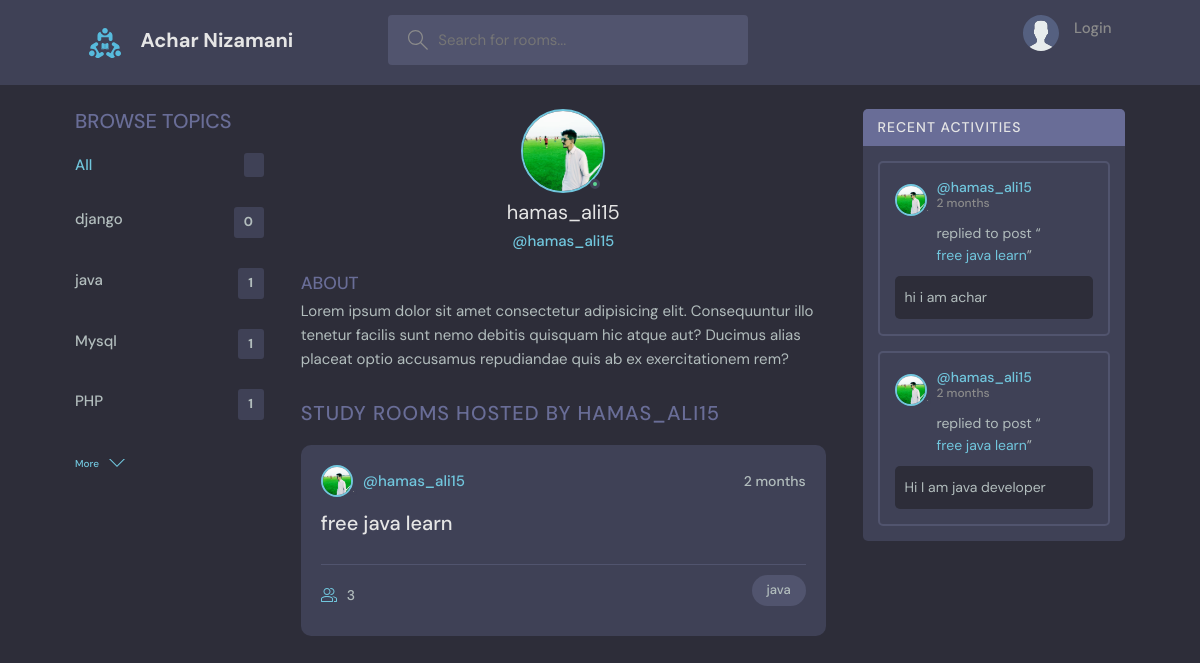
The app's page /user-profile/10/ with its own data.
### base/models.py (models this page shows, shortened)
class Topic(models.Model):
    name=models.CharField(max_length=200)

class User(AbstractUser):
    name=models.CharField(max_length=50 ,null=True)
    username=models.CharField(unique=True,max_length=50 ,null=True)
    email=models.EmailField(unique=True, null=True)
    bio=models.TextField(null=True)
    avtar=models.ImageField(null=True, default='avatar.svg')
    USERNAME_FIELD='email'
    REQUIRED_FIELDS=['username']

class Room(models.Model):
    host = models.ForeignKey(User, on_delete=models.SET_NULL, null=True)
    topic = models.ForeignKey(Topic, on_delete=models.SET_NULL, null=True)
    name = models.CharField(max_length=200)
    admin = models.CharField(max_length=200)
    description = models.TextField(null=True, blank=True)
    participents = models.ManyToManyField(User, related_name='participents', blank=True)
    updated = models.DateTimeField(auto_now=True)
    created = models.DateTimeField(auto_now_add=True)
    class Meta:
        ordering = ['-updated', '-created']

class Message(models.Model):
    user= models.ForeignKey(User, on_delete=models.CASCADE)
    room= models.ForeignKey(Room, on_delete=models.CASCADE)
    body= models.TextField()
    updated= models.DateTimeField(auto_now=True)
    created= models.DateTimeField(auto_now_add=True)
    class Meta:
         ordering = ['-updated', '-created']

### base/views.py (the view)
# urls.py: path('user-profile/<str:pk>/', views.userProfile, name="user-profile"),
def userProfile(request,pk):
    all_rooms= Room.objects.all()
    room_count=all_rooms.count()
    user= User.objects.get(id=pk)
    rooms = user.room_set.all()
    room_msg = user.message_set.all()
    topics=Topic.objects.all()
    context={ 'user':user , 'rooms': rooms , 'room_message':room_msg ,'topics':topics , 'room_count': room_count}
    return render(request,'base/user_profile.html',context)

### base/templates/base/user_profile.html (shortened to what this page needs)
{% extends 'main_template.html' %} {% block content %}
  <main class="profile-page layout layout--3">
    <div class="container">
      {% include "base/topic_components.html" %}
      <div class="roomList">
        <div class="profile">
          <div class="profile__avatar">
            <div class="avatar avatar--large active">
              <img src="{{user.avtar.url}}" />
            </div>
          </div>
          <div class="profile__info">
            <h3>{{user.username}}</h3>
            <p>@{{user.username}}</p>
          </div>
          <div class="profile__about">
            <h3>About</h3>
            <p>
              Lorem ipsum dolor sit amet consectetur adipisicing elit. Consequuntur illo tenetur
              facilis sunt nemo debitis quisquam hic atque aut? Ducimus alias placeat optio
              accusamus repudiandae quis ab ex exercitationem rem?
            </p>
          </div>
        </div>
        <div class="roomList__header">
          <div>
            <h2>Study Rooms Hosted by {{user.username}}</a>
            </h2>
          </div>
        </div>
        {% include "base/feed_components.html" %}
      </div>
      {% include "base/activity_components.html" %}
    </div>
  </main>
{% endblock content %}

### templates/main_template.html (shortened to what this page needs)
<!DOCTYPE html>
<html lang="en">
{% load static %}
<head>
    <link rel="stylesheet" href="https://cdn.jsdelivr.net/npm/bootstrap@4.6.2/dist/css/bootstrap.min.css">
    <link rel="stylesheet" href="{% static 'styles/style1.css'  %}" />
    <link rel="stylesheet" href="https://cdnjs.cloudflare.com/ajax/libs/font-awesome/6.4.2/css/all.min.css">
</head>
<body>
    {% include 'navbar.html' %}
    {% block content %} {% endblock %}
</body>
</html>

### templates/navbar.html (shortened to what this page needs)
   {% load static %}
    <header class="header header--loggedIn">
      <div class="container">
        <a href="{% url 'home' %}" class="header__logo">
          <img src="{% static 'images/logo.svg' %}" />
          <h1>Achar Nizamani</h1>
        </a>
        <form class="header__search" method="GET" action="{% url 'home' %}">
          <label>
            <input name="q" placeholder="Search for rooms..." />
          </label>
        </form>
        <nav class="header__menu">
          {% if request.user.is_authenticated %}
          <div class="header__user">
            <a href="{% url 'update_user' %}">
              <div class="avatar avatar--medium active">
                <img src="{{request.user.avtar.url}}" />
              </div>
              <p>{{request.user.username}} <span>@{{request.user.username}}</span></p>
            </a>
            <button class="dropdown-button">
              <svg version="1.1" xmlns="http://www.w3.org/2000/svg" width="32" height="32" viewBox="0 0 32 32">
                <title>chevron-down</title>
                <path d="M16 21l-13-13h-3l16 16 16-16h-3l-13 13z"></path>
              </svg>
            </button>
          </div>
          {% else %}
          <a href="{% url 'login' %}">
            <img src="{% static 'images/avatar.svg'  %}" />
            <p>Login</p>
          </a>
          {% endif %}
        </nav>
      </div>
    </header>

### base/templates/base/topic_components.html (shortened to what this page needs)
<div class="topics">
    <div class="topics__header">
        <h2>Browse Topics</h2>
    </div>
    <ul class="topics__list">
        <li>
            <a href="{% url 'home' %}" class="active">All <span>{{topic_count}}</span></a>
        </li>
        {% for topic in topics %}
        <li>
            <a href="{% url 'home' %}?q={{topic.name}}">{{topic.name}} <span>{{topic.room_set.all.count}}</span></a>
        </li>
        {% endfor %}
    </ul>
    <a class="btn btn--link" href="{% url 'topics' %}">
      More
      <svg version="1.1" xmlns="http://www.w3.org/2000/svg" width="32" height="32" viewBox="0 0 32 32">
        <title>chevron-down</title>
        <path d="M16 21l-13-13h-3l16 16 16-16h-3l-13 13z"></path>
      </svg>
    </a>
</div>

### base/templates/base/feed_components.html (shortened to what this page needs)
 {% for room in rooms %}
<div class="roomListRoom">
    <div class="roomListRoom__header">
        <a href="/user-profile/{{room.host.id}}" class="roomListRoom__author">
            <div class="avatar avatar--small">
                <img src="{{room.host.avtar.url}}" />
            </div>
            <span>@{{room.host.username}}</span>
        </a>
        <div class="roomListRoom__actions">
            <span>{{room.created | timesince}}</span>
        </div>
    </div>
    <div class="roomListRoom__content">
        <a href="{% url 'room' room.id %}">{{room.name}}</a>
    </div>
    <div class="roomListRoom__meta">
        <a href="{% url 'room' room.id %}" class="roomListRoom__joined">
     {{room.participents.all.count}}
        </a>
        <p class="roomListRoom__topic">{{room.topic.name}}</p>
    </div>
</div>
{% endfor %}

### base/templates/base/activity_components.html (shortened to what this page needs)
<div class="activities">
    <div class="activities__header">
        <h2>Recent Activities</h2>
    </div>
    {% for msg in room_message %}
    <div class="activities__box">
        <div class="activities__boxHeader roomListRoom__header">
            <a href="{% url 'user-profile' msg.user.id %}" class="roomListRoom__author">
                <div class="avatar avatar--small">
                    <img src="{{msg.user.avtar.url}}" />
                </div>
                <p>
                    @{{msg.user.username}}
                    <span>{{msg.created | timesince}}</span>
                </p>
            </a>
        </div>
        <div class="activities__boxContent">
            <p>replied to post “<a href="{% url 'room' msg.room.id %}">{{msg.room.name  }}</a>”</p>
            <div class="activities__boxRoomContent">
                {{msg.body}}
            </div>
        </div>
    </div>
    {% endfor %}
</div>

### records on screen
Topic: name "django", room_set.all.count "0"
Topic: name "java", room_set.all.count "1"
Topic: name "Mysql", room_set.all.count "1"
Topic: name "PHP", room_set.all.count "1"
User: avtar (picture), username "hamas_ali15", username "HAMAS_ALI15"
Room: host.avtar (picture), host.username "hamas_ali15", created "2 months", name "free java learn", participents.all.count "3", topic.name "java"
Message: user.avtar (picture), user.username "hamas_ali15", created "2 months", room.name "free java learn", body "hi i am achar"
Message: user.avtar (picture), user.username "hamas_ali15", created "2 months", room.name "free java learn", body "Hi I am java developer"
